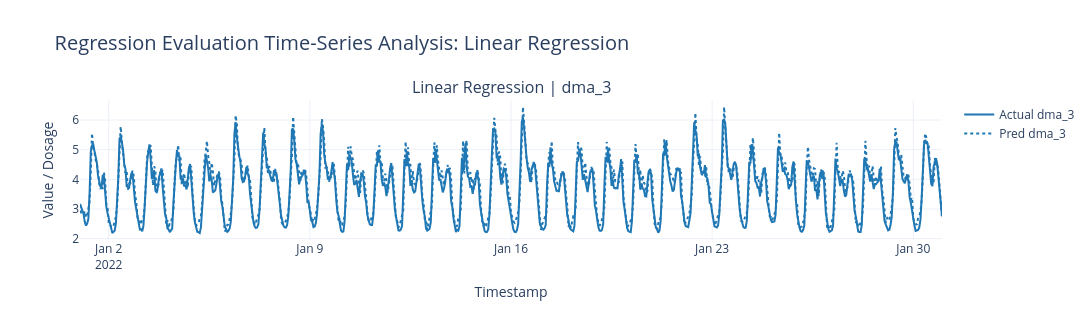

Notebook code for this chart:
### Code cell
fig = plot_single_model_lines(linear_df, "Linear Regression", targets)
fig.show()

### Figure 1 — Plotly figure (JSON) as saved in the notebook; plotly's stock layout.template omitted (floating-point values rounded to 4 significant figures; data arrays with more than 128 entries replaced by an {"elided": "..."} marker saying what was removed)
{"data": [{"hovertemplate": "<b>Actual</b><br>Time: %{x}<br>Value: %{y}<extra></extra>", "legendgroup": "dma_3", "line": {"color": "#1f77b4", "width": 2}, "mode": "lines", "name": "Actual dma_3", "type": "scatter", "x": {"elided": "721 str values"}, "xaxis": "x", "y": {"elided": "721 float values"}, "yaxis": "y"}, {"hovertemplate": "<b>Predicted</b><br>Time: %{x}<br>Value: %{y}<extra></extra>", "legendgroup": "dma_3", "line": {"color": "#1f77b4", "dash": "dot", "width": 2}, "mode": "lines", "name": "Pred dma_3", "type": "scatter", "x": {"elided": "721 str values"}, "xaxis": "x", "y": {"elided": "721 float values"}, "yaxis": "y"}], "layout": {"annotations": [{"font": {"size": 16}, "showarrow": false, "text": "Linear Regression | dma_3", "x": 0.5, "xanchor": "center", "xref": "paper", "y": 1, "yanchor": "bottom", "yref": "paper"}], "height": 320, "showlegend": true, "title": {"font": {"size": 20}, "text": "Regression Evaluation Time-Series Analysis: Linear Regression"}, "width": 1100, "xaxis": {"anchor": "y", "domain": [0, 1], "title": {"text": "Timestamp"}}, "yaxis": {"anchor": "x", "domain": [0, 1], "title": {"text": "Value / Dosage"}}}}
